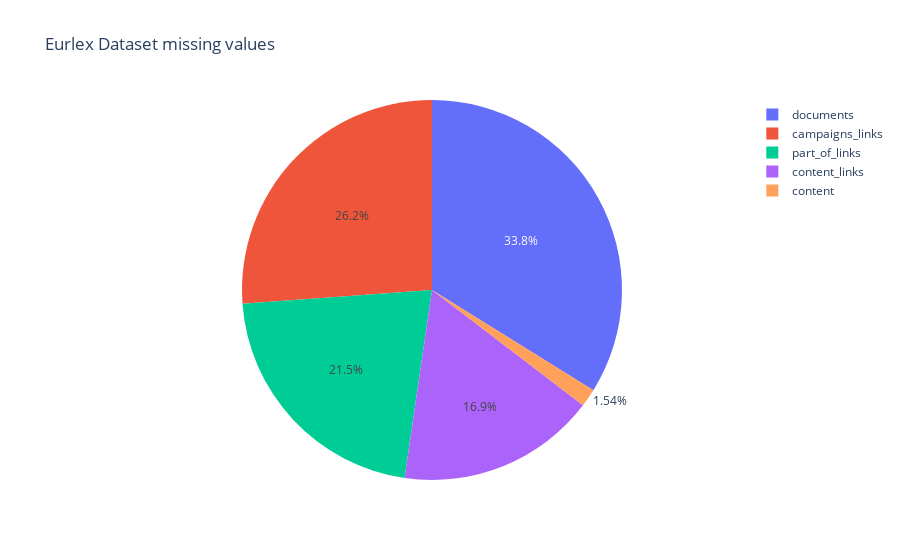
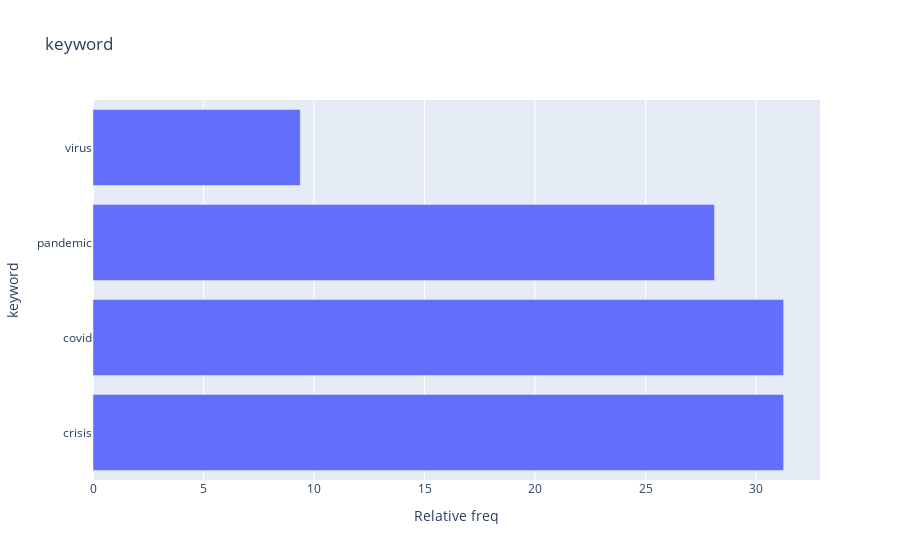
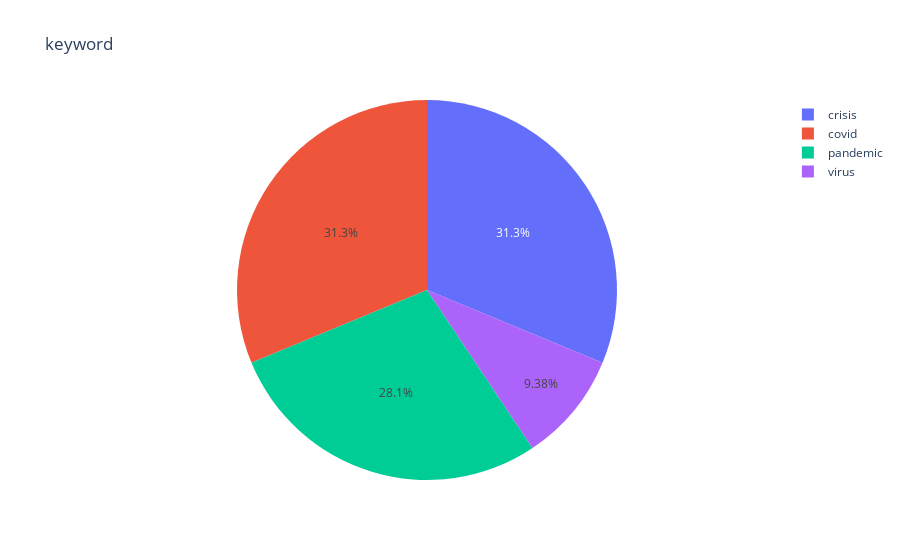
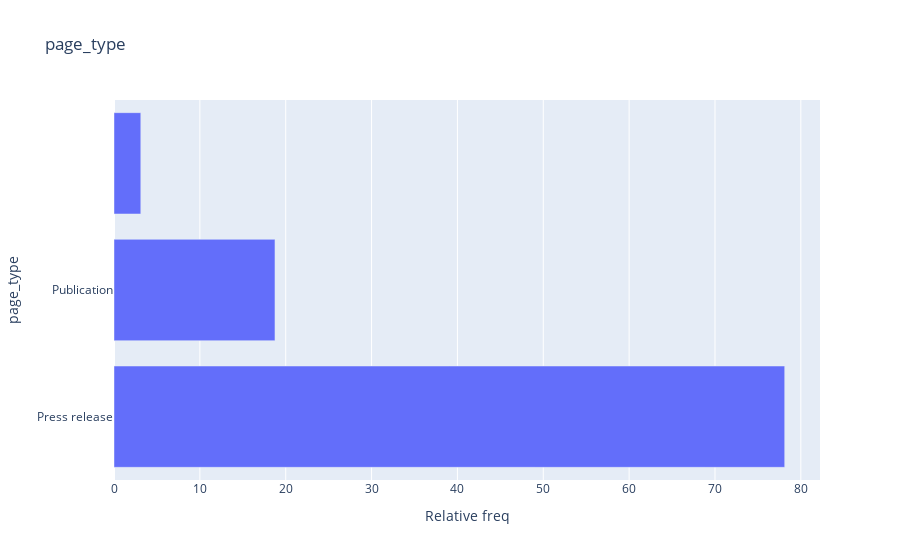

Source (notebook cell) for these figures, in order:
### Markdown cell above
## EDA on categorical data from loaded dataset

### Code cell
eda_result = fast_categorical_analyze(irish_timeline_dataframe, CATEGORICAL_COLUMNS ,"Eurlex Dataset")

### Figure 1 — Plotly figure (JSON) as saved in the notebook; plotly's stock layout.template omitted (floating-point values rounded to 4 significant figures)
{"data": [{"domain": {"x": [0.0, 1.0], "y": [0.0, 1.0]}, "hovertemplate": "index=%{label}<br>Absolute freq=%{value}<extra></extra>", "labels": ["content", "content_links", "campaigns_links", "part_of_links", "documents"], "legendgroup": "", "name": "", "showlegend": true, "type": "pie", "values": [1, 11, 17, 14, 22]}], "layout": {"legend": {"tracegroupgap": 0}, "title": {"text": "Eurlex Dataset missing values"}}}

### Figure 2 — Plotly figure (JSON) as saved in the notebook; plotly's stock layout.template omitted (floating-point values rounded to 4 significant figures)
{"data": [{"alignmentgroup": "True", "hovertemplate": "Relative freq=%{x}<br>keyword=%{y}<extra></extra>", "legendgroup": "", "marker": {"color": "#636efa"}, "name": "", "offsetgroup": "", "orientation": "h", "showlegend": false, "textposition": "auto", "type": "bar", "x": [31.25, 31.25, 28.12, 9.38], "xaxis": "x", "y": ["crisis", "covid", "pandemic", "virus"], "yaxis": "y"}], "layout": {"barmode": "relative", "legend": {"tracegroupgap": 0}, "title": {"text": "keyword"}, "xaxis": {"anchor": "y", "domain": [0.0, 1.0], "title": {"text": "Relative freq"}}, "yaxis": {"anchor": "x", "domain": [0.0, 1.0], "title": {"text": "keyword"}}}}

### Figure 3 — Plotly figure (JSON) as saved in the notebook; plotly's stock layout.template omitted (floating-point values rounded to 4 significant figures)
{"data": [{"domain": {"x": [0.0, 1.0], "y": [0.0, 1.0]}, "hovertemplate": "keyword=%{label}<br>Relative freq=%{value}<extra></extra>", "labels": ["crisis", "covid", "pandemic", "virus"], "legendgroup": "", "name": "", "showlegend": true, "type": "pie", "values": [31.25, 31.25, 28.12, 9.38]}], "layout": {"legend": {"tracegroupgap": 0}, "title": {"text": "keyword"}}}

### Figure 4 — Plotly figure (JSON) as saved in the notebook; plotly's stock layout.template omitted (floating-point values rounded to 4 significant figures)
{"data": [{"alignmentgroup": "True", "hovertemplate": "Relative freq=%{x}<br>page_type=%{y}<extra></extra>", "legendgroup": "", "marker": {"color": "#636efa"}, "name": "", "offsetgroup": "", "orientation": "h", "showlegend": false, "textposition": "auto", "type": "bar", "x": [78.12, 18.75, 3.12], "xaxis": "x", "y": ["Press release", "Publication", ""], "yaxis": "y"}], "layout": {"barmode": "relative", "legend": {"tracegroupgap": 0}, "title": {"text": "page_type"}, "xaxis": {"anchor": "y", "domain": [0.0, 1.0], "title": {"text": "Relative freq"}}, "yaxis": {"anchor": "x", "domain": [0.0, 1.0], "title": {"text": "page_type"}}}}
